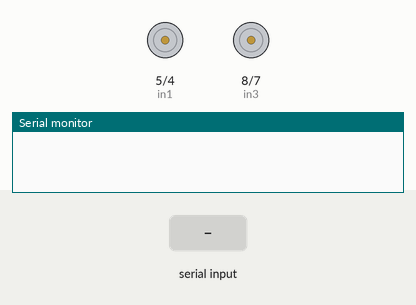
Bench run of a sketch on a simulated Arduino Uno, built with avr-gcc and run on an emulated ATmega328P. Shown: motor-driver pin pairs drawn as motors (green arrow = first pin HIGH = forward, orange = second pin HIGH = backward, longer = more drive, scaled by the enable pin), the last lines printed to the serial monitor. Inputs (shaded band) come from the test bench.

Above: at 1.2 s.
1.3 s: "F" received over the second serial link
At 1.8 s:
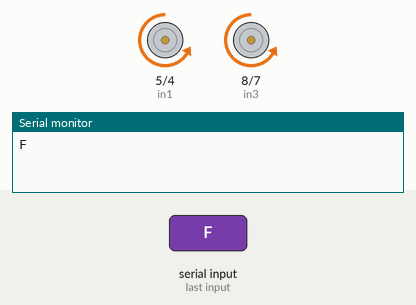
2.8 s: "B" received over the second serial link
At 4.0 s:
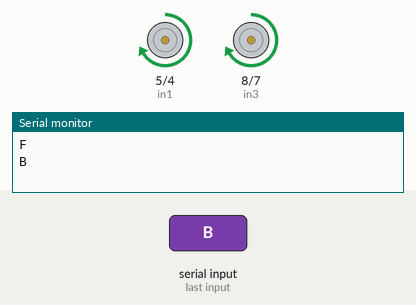
4.3 s: "L" received over the second serial link
At 5.3 s:
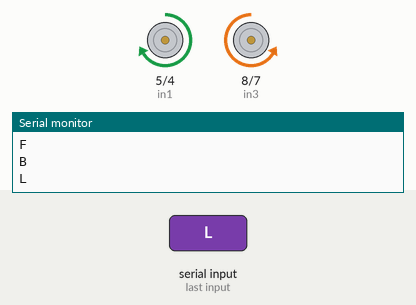
5.8 s: "R" received over the second serial link
At 6.4 s:
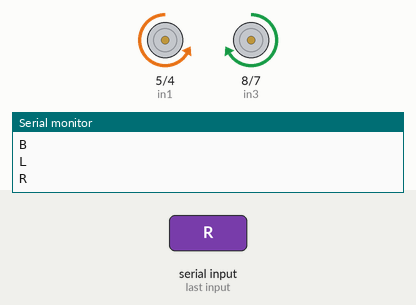
Timing chart, 0 to 8.3 s (numbered marks = the images above; inputs shaded):
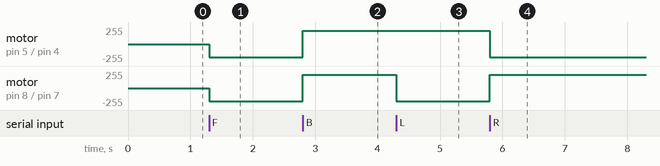

Measured:
- after the input at 1.3 s, motor on pin 5 (in1) / pin 4 (in2), motor on pin 8 (in3) / pin 7 (in4): stopped → backward 200/255 at once
- after the input at 2.8 s, motor on pin 5 (in1) / pin 4 (in2), motor on pin 8 (in3) / pin 7 (in4): backward 200/255 → forward 200/255 at once
- after the input at 4.3 s, motor on pin 8 (in3) / pin 7 (in4): forward 200/255 → backward 200/255 at once
- after the input at 5.8 s, motor on pin 5 (in1) / pin 4 (in2): forward 200/255 → backward 200/255 at once; motor on pin 8 (in3) / pin 7 (in4): backward 200/255 → forward 200/255 at once

The sketch:

CarroBluetooth.ino
```cpp
// Librería para la comunicación Bluetooth
#include <SoftwareSerial.h>

// Configuración de pines del módulo L298N
#define enA 6
#define enB 9
#define in1 5
#define in2 4
#define in3 8
#define in4 7

// Configuración de pines del módulo Bluetooth
#define bluetoothRX 12
#define bluetoothTX 13

// Variables para almacenar los comandos de Bluetooth
char comando;

// Crear instancia de comunicación Bluetooth
SoftwareSerial bluetoothSerial(bluetoothRX, bluetoothTX);

void setMotorSpeed(int speed) {
  analogWrite(enA, speed);
  analogWrite(enB, speed);
}


void stopMotors() {
  digitalWrite(in1, HIGH);
  digitalWrite(in2, HIGH);
  digitalWrite(in3, HIGH);
  digitalWrite(in4, HIGH);
}

void setup() {
  // Inicializar el puerto serie para la depuración
  Serial.begin(9600);

  // Inicializar la comunicación Bluetooth
  bluetoothSerial.begin(9600);

  // Configurar los pines del módulo L298N como salidas
  pinMode(enA, OUTPUT);
  pinMode(enB, OUTPUT);
  pinMode(in1, OUTPUT);
  pinMode(in2, OUTPUT);
  pinMode(in3, OUTPUT);
  pinMode(in4, OUTPUT);
  setMotorSpeed(200);

  // Detener los motores al inicio
  stopMotors();
}

void loop() {

  // Verificar si hay datos disponibles en la conexión Bluetooth
  if (bluetoothSerial.available()) {
    comando = bluetoothSerial.read();
    Serial.println(comando);
    // Movimiento hacia adelante
    if (comando == 'F') {
      digitalWrite(in1, LOW);
      digitalWrite(in2, HIGH);
      digitalWrite(in3, LOW);
      digitalWrite(in4, HIGH);
      //setMotorSpeed(255);
    }

    // Movimiento hacia atrás
    if (comando == 'B') {
      digitalWrite(in1, HIGH);
      digitalWrite(in2, LOW);
      digitalWrite(in3, HIGH);
      digitalWrite(in4, LOW);
      //setMotorSpeed(255);

    }

    // Girar a la izquierda
    if (comando == 'L') {
      digitalWrite(in1, HIGH);
      digitalWrite(in2, LOW);
      digitalWrite(in3, LOW);
      digitalWrite(in4, HIGH);
      //setMotorSpeed(150);

    }

    // Girar a la derecha
    if (comando == 'R') {
      digitalWrite(in1, LOW);
      digitalWrite(in2, HIGH);
      digitalWrite(in3, HIGH);
      digitalWrite(in4, LOW);
      //setMotorSpeed(150);
    }

    // Detener el movimiento
    if (comando == 'S') {
      stopMotors();
    }
  }
}
```
